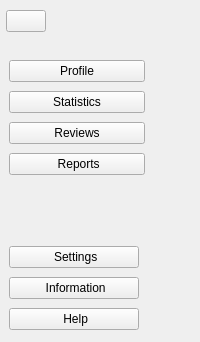
     <widget class="QCustomSlideMenu" name="main_menu" native="true">
      <property name="minimumSize">
       <size>
        <width>0</width>
        <height>0</height>
       </size>
      </property>
      <layout class="QHBoxLayout" name="horizontalLayout_2">
       <property name="spacing">
        <number>0</number>
       </property>
       <property name="leftMargin">
        <number>0</number>
       </property>
       <property name="topMargin">
        <number>0</number>
       </property>
       <property name="rightMargin">
        <number>0</number>
       </property>
       <property name="bottomMargin">
        <number>0</number>
       </property>
       <item alignment="Qt::AlignmentFlag::AlignLeft">
        <widget class="QWidget" name="widget" native="true">
         <layout class="QVBoxLayout" name="verticalLayout">
          <property name="spacing">
           <number>6</number>
          </property>
          <property name="leftMargin">
           <number>0</number>
          </property>
          <property name="topMargin">
           <number>0</number>
          </property>
          <property name="rightMargin">
           <number>0</number>
          </property>
          <property name="bottomMargin">
           <number>0</number>
          </property>
          <item alignment="Qt::AlignmentFlag::AlignLeft|Qt::AlignmentFlag::AlignTop">
           <widget class="QWidget" name="widget_5" native="true">
            <property name="minimumSize">
             <size>
              <width>46</width>
              <height>42</height>
             </size>
            </property>
            <layout class="QVBoxLayout" name="verticalLayout_2">
             <property name="spacing">
              <number>0</number>
             </property>
             <property name="leftMargin">
              <number>6</number>
             </property>
             <property name="topMargin">
              <number>6</number>
             </property>
             <property name="rightMargin">
              <number>6</number>
             </property>
             <property name="bottomMargin">
              <number>6</number>
             </property>
             <item>
              <widget class="QPushButton" name="menuBtn">
               <property name="cursor">
                <cursorShape>PointingHandCursor</cursorShape>
               </property>
               <property name="toolTip">
                <string>Menu</string>
               </property>
               <property name="text">
                <string/>
               </property>
               <property name="icon">
                <iconset resource="../Qss/icons/_icons.qrc">
                 <normaloff>:/feather/icons/feather/menu.png</normaloff>:/feather/icons/feather/menu.png</iconset>
               </property>
              </widget>
             </item>
            </layout>
           </widget>
          </item>
          <item alignment="Qt::AlignmentFlag::AlignLeft|Qt::AlignmentFlag::AlignTop">
           <widget class="QWidget" name="widget_3" native="true">
            <property name="minimumSize">
             <size>
              <width>148</width>
              <height>140</height>
             </size>
            </property>
            <layout class="QVBoxLayout" name="verticalLayout_3">
             <property name="rightMargin">
              <number>3</number>
             </property>
             <item>
              <widget class="QPushButton" name="homeBtn">
               <property name="cursor">
                <cursorShape>PointingHandCursor</cursorShape>
               </property>
               <property name="toolTip">
                <string>Profile</string>
               </property>
               <property name="text">
                <string>Profile</string>
               </property>
               <property name="icon">
                <iconset resource="../Qss/icons/_icons.qrc">
                 <normaloff>:/feather/icons/feather/home.png</normaloff>:/feather/icons/feather/home.png</iconset>
               </property>
              </widget>
             </item>
             <item>
              <widget class="QPushButton" name="dataBtn">
               <property name="cursor">
                <cursorShape>PointingHandCursor</cursorShape>
               </property>
               <property name="toolTip">
                <string>Statistics</string>
               </property>
               <property name="text">
                <string>Statistics</string>
               </property>
               <property name="icon">
                <iconset resource="../Qss/icons/_icons.qrc">
                 <normaloff>:/feather/icons/feather/pie-chart.png</normaloff>:/feather/icons/feather/pie-chart.png</iconset>
               </property>
              </widget>
             </item>
             <item>
              <widget class="QPushButton" name="graphsBtn">
               <property name="cursor">
                <cursorShape>PointingHandCursor</cursorShape>
               </property>
               <property name="toolTip">
                <string> Reviews </string>
               </property>
               <property name="text">
                <string> Reviews </string>
               </property>
               <property name="icon">
                <iconset resource="../Qss/icons/_icons.qrc">
                 <normaloff>:/feather/icons/feather/star.png</normaloff>:/feather/icons/feather/star.png</iconset>
               </property>
              </widget>
             </item>
             <item>
              <widget class="QPushButton" name="reportsBtn">
               <property name="cursor">
                <cursorShape>PointingHandCursor</cursorShape>
               </property>
               <property name="toolTip">
                <string> Reports</string>
               </property>
               <property name="text">
                <string> Reports</string>
               </property>
               <property name="icon">
                <iconset resource="../Qss/icons/_icons.qrc">
                 <normaloff>:/feather/icons/feather/printer.png</normaloff>:/feather/icons/feather/printer.png</iconset>
               </property>
              </widget>
             </item>
            </layout>
           </widget>
          </item>
          <item>
           <spacer name="verticalSpacer">
            <property name="orientation">
             <enum>Qt::Orientation::Vertical</enum>
            </property>
            <property name="sizeType">
             <enum>QSizePolicy::Policy::Expanding</enum>
            </property>
            <property name="sizeHint" stdset="0">
             <size>
              <width>20</width>
              <height>40</height>
             </size>
            </property>
           </spacer>
          </item>
          <item>
           <widget class="QWidget" name="widget_4" native="true">
            <property name="minimumSize">
             <size>
              <width>114</width>
              <height>108</height>
             </size>
            </property>
            <layout class="QVBoxLayout" name="verticalLayout_4">
             <item>
              <widget class="QPushButton" name="settingsBtn">
               <property name="cursor">
                <cursorShape>PointingHandCursor</cursorShape>
               </property>
               <property name="toolTip">
                <string> Settings</string>
               </property>
               <property name="text">
                <string> Settings</string>
               </property>
               <property name="icon">
                <iconset resource="../Qss/icons/_icons.qrc">
                 <normaloff>:/feather/icons/feather/settings.png</normaloff>:/feather/icons/feather/settings.png</iconset>
               </property>
              </widget>
             </item>
             <item>
              <widget class="QPushButton" name="infoBtn">
               <property name="cursor">
                <cursorShape>PointingHandCursor</cursorShape>
               </property>
               <property name="toolTip">
                <string> Information</string>
               </property>
               <property name="text">
                <string> Information</string>
               </property>
               <property name="icon">
                <iconset resource="../Qss/icons/_icons.qrc">
                 <normaloff>:/feather/icons/feather/info.png</normaloff>:/feather/icons/feather/info.png</iconset>
               </property>
              </widget>
             </item>
             <item>
              <widget class="QPushButton" name="helpBtn">
               <property name="cursor">
                <cursorShape>PointingHandCursor</cursorShape>
               </property>
               <property name="toolTip">
                <string> Help</string>
               </property>
               <property name="text">
                <string> Help</string>
               </property>
               <property name="icon">
                <iconset resource="../Qss/icons/_icons.qrc">
                 <normaloff>:/feather/icons/feather/help-circle.png</normaloff>:/feather/icons/feather/help-circle.png</iconset>
               </property>
              </widget>
             </item>
            </layout>
           </widget>
          </item>
         </layout>
        </widget>
       </item>
      </layout>
     </widget>
